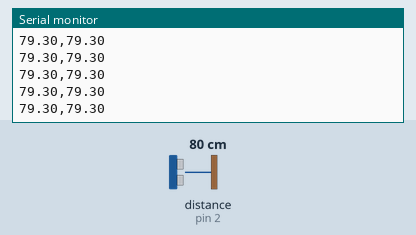
Simulated run of this sketch. Board: Arduino Uno, built with avr-gcc and run on an emulated ATmega328P. On the bench: the last lines printed to the serial monitor. Wiring (inferred from the names in the program): ultrasonic range finder: trigger pin 3; echo pin 2. Inputs (shaded band) come from the test bench; at power-on: distance to the obstacle (sensor on pin 2) 80 cm. The echo pulse lasts 58.3 µs per cm.

Above: at 1.2 s.
1.3 s: distance to the obstacle (sensor on pin 2) set to 2 cm
At 2.2 s:
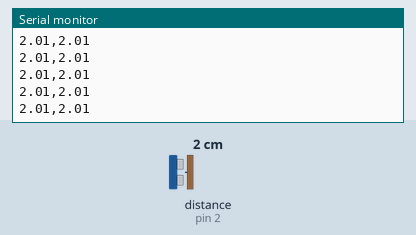
2.8 s: distance to the obstacle (sensor on pin 2) set to 4 cm
At 3.4 s:
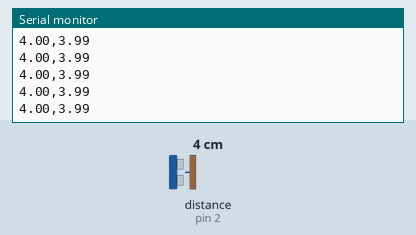
Timing chart, 0 to 5.8 s (numbered marks = the images above; inputs shaded):
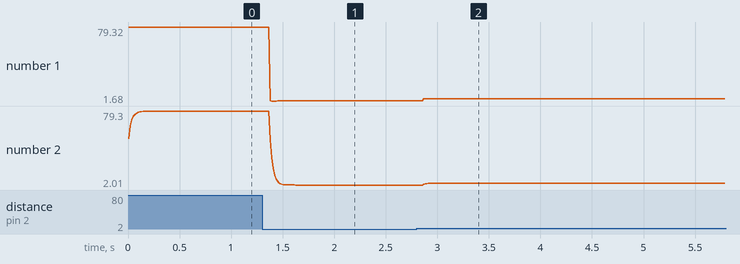

The sketch:

SimpleKalmanFilter.ino
```cpp
#define TRIG 3
#define ECHO 2

float prevX = 0;

float A,H,Q,R;  // 시스템 모델 변수
float P = 6;  // 오차 공분산 추정값


void setup() {
  Serial.begin(9600);
  pinMode(TRIG,OUTPUT);
  pinMode(ECHO,INPUT);
  set();
}

void loop() {
  float duration, distance;

  digitalWrite(TRIG, LOW);
  delayMicroseconds(2);
  digitalWrite(TRIG, HIGH);
  delayMicroseconds(10);
  digitalWrite(TRIG, LOW);

  duration = pulseIn (ECHO, HIGH);
  distance = duration * 17 / 1000;

  Serial.print(distance);
  Serial.print(",");
  SimpleKalmanFilter(distance);
  Serial.println(prevX);
  Serial.println();
}

void set(){  // 시스템 모델 변수 초기화
  A = 1.0; H = 1.0;

  Q = 1.0; R = 4.0;

  P = 6.0;
}

float SimpleKalmanFilter(float z){
  float xp = A * prevX;  // 거리 예측값
  float Pp = A*P*A + Q;  // 오차 공분산 예측값

  float K = Pp*H/(H*Pp*H + R);

  prevX = xp + K*(z - H*xp);
  P = Pp - K*H*Pp;

  return K;
}
```

Measured:
- after the input at 1.3 s, the serial monitor: prints a new line after 0.08 s (image 1)
- after the input at 2.8 s, the serial monitor: prints a new line after 0.07 s (image 2)
- plotted number 1: 79.3 → 2.01 after the input at 1.3 s, 2.01 → 4 after the input at 2.8 s
- plotted number 2: 79.3 → 2.01 after the input at 1.3 s, 2.01 → 3.9 after the input at 2.8 s
